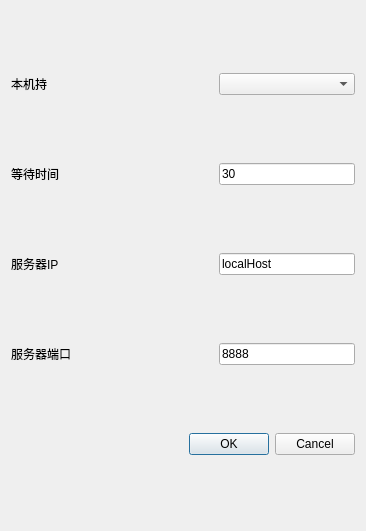
<?xml version="1.0" encoding="UTF-8"?>
<ui version="4.0">
 <class>CreateDialog</class>
 <widget class="QDialog" name="CreateDialog">
  <property name="geometry">
   <rect>
    <x>0</x>
    <y>0</y>
    <width>366</width>
    <height>531</height>
   </rect>
  </property>
  <property name="windowTitle">
   <string>Dialog</string>
  </property>
  <layout class="QGridLayout" name="gridLayout">
   <item row="0" column="0">
    <widget class="QLabel" name="label_2">
     <property name="text">
      <string>本机持</string>
     </property>
    </widget>
   </item>
   <item row="1" column="0">
    <widget class="QLabel" name="label_3">
     <property name="text">
      <string>等待时间</string>
     </property>
    </widget>
   </item>
   <item row="0" column="2">
    <widget class="QComboBox" name="Select_Black_Red"/>
   </item>
   <item row="0" column="1">
    <spacer name="horizontalSpacer">
     <property name="orientation">
      <enum>Qt::Horizontal</enum>
     </property>
     <property name="sizeHint" stdset="0">
      <size>
       <width>81</width>
       <height>20</height>
      </size>
     </property>
    </spacer>
   </item>
   <item row="1" column="1">
    <spacer name="horizontalSpacer_3">
     <property name="orientation">
      <enum>Qt::Horizontal</enum>
     </property>
     <property name="sizeHint" stdset="0">
      <size>
       <width>81</width>
       <height>20</height>
      </size>
     </property>
    </spacer>
   </item>
   <item row="2" column="0">
    <widget class="QLabel" name="label_4">
     <property name="text">
      <string>服务器IP</string>
     </property>
    </widget>
   </item>
   <item row="2" column="1">
    <spacer name="horizontalSpacer_4">
     <property name="orientation">
      <enum>Qt::Horizontal</enum>
     </property>
     <property name="sizeHint" stdset="0">
      <size>
       <width>81</width>
       <height>20</height>
      </size>
     </property>
    </spacer>
   </item>
   <item row="2" column="2">
    <widget class="QLineEdit" name="setServerIP">
     <property name="text">
      <string>localHost</string>
     </property>
     <property name="readOnly">
      <bool>true</bool>
     </property>
    </widget>
   </item>
   <item row="1" column="2">
    <widget class="QLineEdit" name="setWaitTime">
     <property name="text">
      <string>30</string>
     </property>
    </widget>
   </item>
   <item row="3" column="2">
    <widget class="QLineEdit" name="setServerPot">
     <property name="text">
      <string>8888</string>
     </property>
     <property name="readOnly">
      <bool>true</bool>
     </property>
    </widget>
   </item>
   <item row="3" column="1">
    <spacer name="horizontalSpacer_5">
     <property name="orientation">
      <enum>Qt::Horizontal</enum>
     </property>
     <property name="sizeHint" stdset="0">
      <size>
       <width>81</width>
       <height>20</height>
      </size>
     </property>
    </spacer>
   </item>
   <item row="3" column="0">
    <widget class="QLabel" name="label_5">
     <property name="text">
      <string>服务器端口</string>
     </property>
    </widget>
   </item>
   <item row="4" column="0" colspan="3">
    <widget class="QDialogButtonBox" name="buttonBox">
     <property name="orientation">
      <enum>Qt::Horizontal</enum>
     </property>
     <property name="standardButtons">
      <set>QDialogButtonBox::Cancel|QDialogButtonBox::Ok</set>
     </property>
    </widget>
   </item>
  </layout>
 </widget>
 <resources/>
 <connections>
  <connection>
   <sender>buttonBox</sender>
   <signal>accepted()</signal>
   <receiver>CreateDialog</receiver>
   <slot>accept()</slot>
   <hints>
    <hint type="sourcelabel">
     <x>248</x>
     <y>254</y>
    </hint>
    <hint type="destinationlabel">
     <x>157</x>
     <y>274</y>
    </hint>
   </hints>
  </connection>
  <connection>
   <sender>buttonBox</sender>
   <signal>rejected()</signal>
   <receiver>CreateDialog</receiver>
   <slot>reject()</slot>
   <hints>
    <hint type="sourcelabel">
     <x>316</x>
     <y>260</y>
    </hint>
    <hint type="destinationlabel">
     <x>286</x>
     <y>274</y>
    </hint>
   </hints>
  </connection>
 </connections>
</ui>
